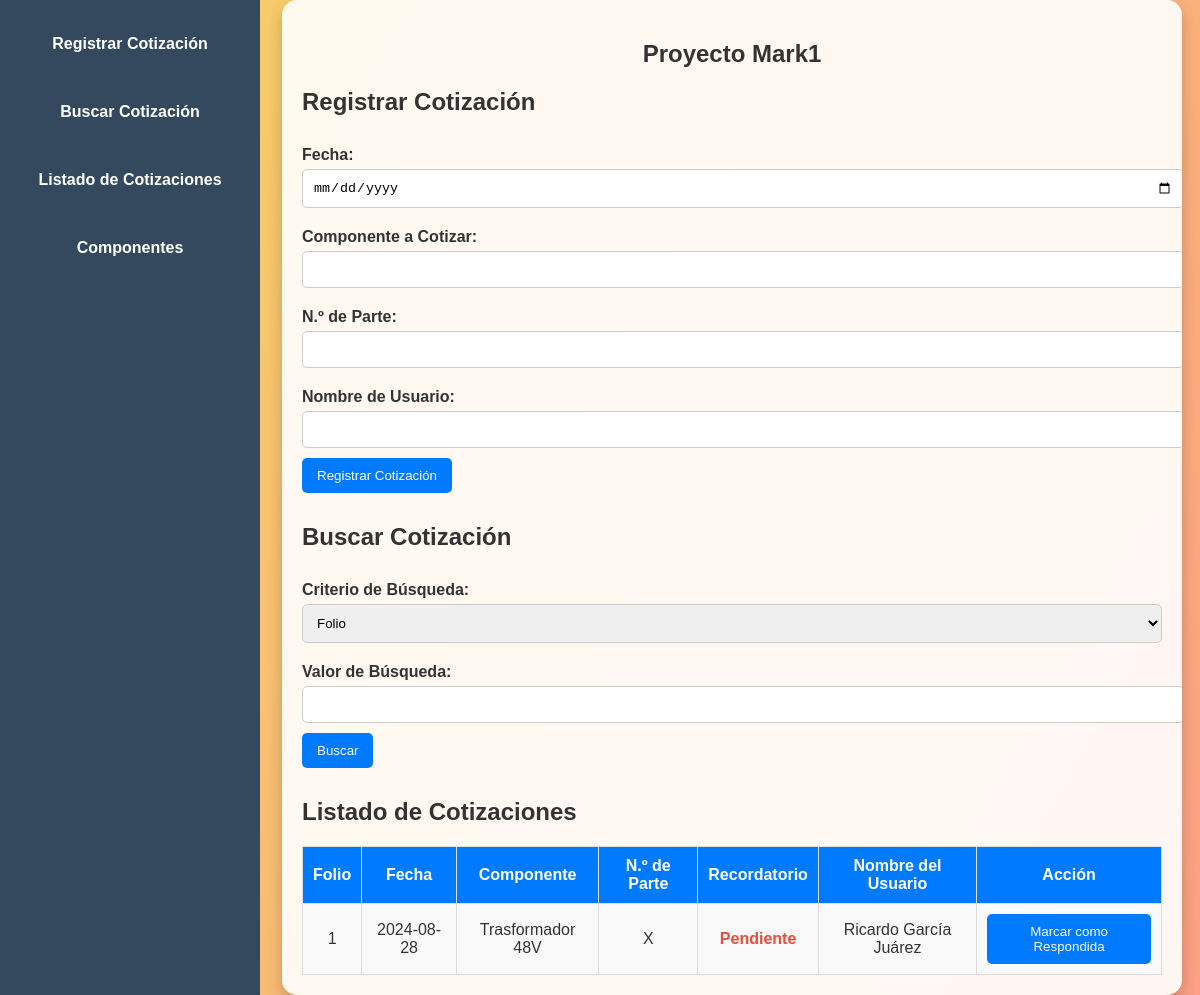
The page / (signed in) on the database as committed earlier.
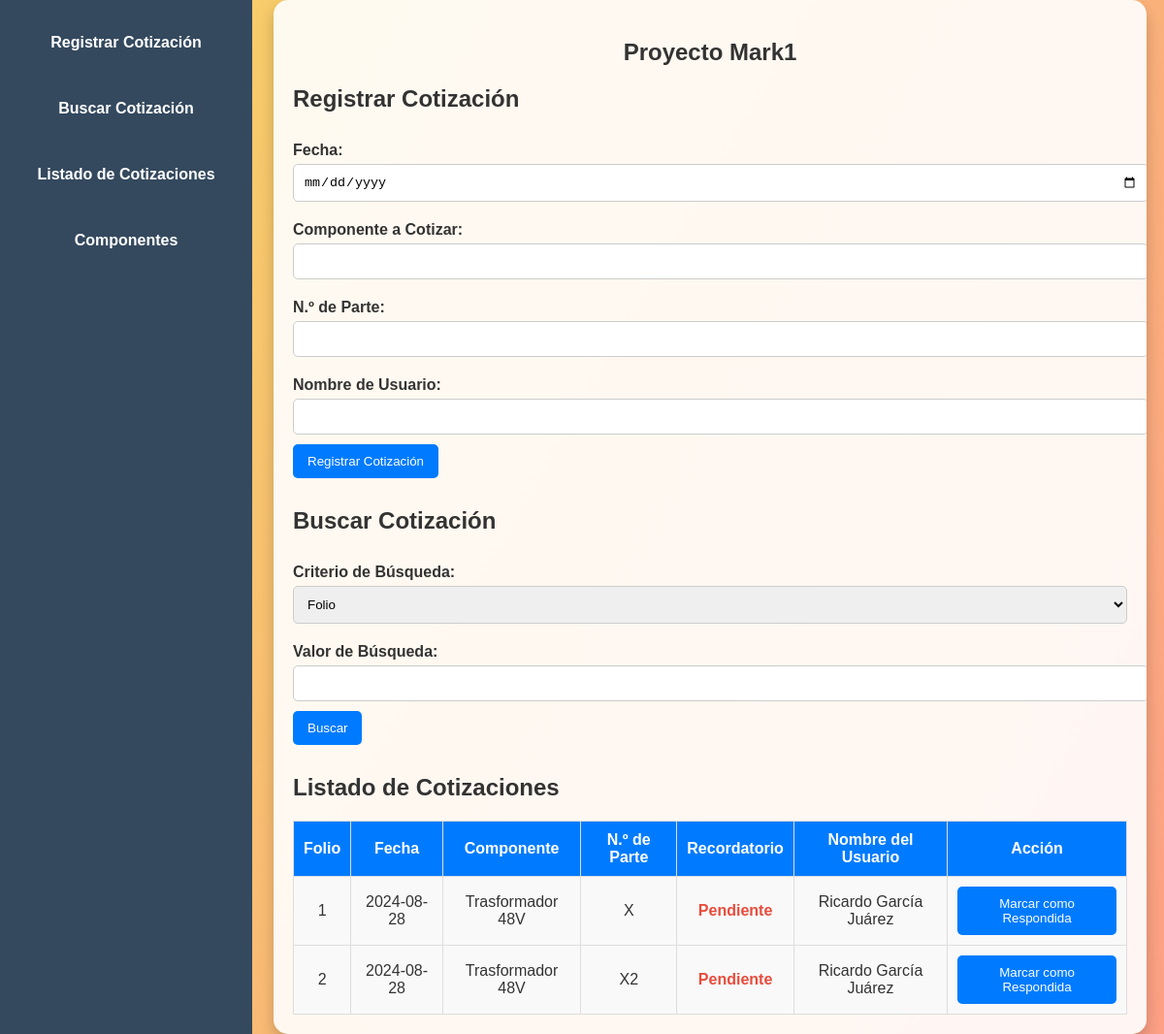
The same page on the database as committed later.
### app.py (models this page shows)
class Cotizacion(db.Model):
    id = db.Column(db.Integer, primary_key=True)
    fecha = db.Column(db.String(10), nullable=False)
    componente = db.Column(db.String(100), nullable=False)
    cotizacion = db.Column(db.String(100), nullable=False)
    recordatorio = db.Column(db.String(20), default='Pendiente')
    respondido = db.Column(db.Boolean, default=False)
    numero_serie = db.Column(db.String(50), nullable=False)
    mostrar_recordatorio = db.Column(db.Boolean, default=False)

### app.py (the view)
@app.route('/')
def index():
    if not session.get('logged_in'):
        return render_template('index.html')
    else:
        cotizaciones = Cotizacion.query.all()
        for cotizacion in cotizaciones:
            fecha_cotizacion = datetime.strptime(cotizacion.fecha, '%Y-%m-%d')
            diferencia_dias = (datetime.now() - fecha_cotizacion).days
            cotizacion.mostrar_recordatorio = diferencia_dias > 3 and not cotizacion.respondido
        return render_template('index.html', cotizaciones=cotizaciones)

### templates/index.html (shortened to what this page needs)
<!DOCTYPE html>
<html lang="es">
<head>
    <link rel="stylesheet" href="{{ url_for('static', filename='styles.css') }}">
</head>
<body>
    {% if not session.get('logged_in') %}
    <div class="content">
        <h2>Iniciar Sesión</h2>
        <form action="/login" method="POST">
            <label for="password">Contraseña:</label>
            <input type="password" id="password" name="password" required><br>
            <button type="submit">Ingresar</button>
        </form>
    </div>
    {% else %}
    <div class="menu-bar">
        <a href="#registro">Registrar Cotización</a>
        <a href="#buscar">Buscar Cotización</a>
        <a href="#listado">Listado de Cotizaciones</a>
        <a href="{{ url_for('componentes') }}">Componentes</a>
    </div>
    <div class="content">
        <section id="registro">
            <h1 style="text-align: center;">Proyecto Mark1</h1>
            <h2>Registrar Cotización</h2>
            <form action="/agregar" method="POST">
                <label for="fecha">Fecha:</label>
                <input type="date" id="fecha" name="fecha" required><br>
                <label for="componente">Componente a Cotizar:</label>
                <input type="text" id="componente" name="componente" required><br>
                <label for="cotizacion">N.º de Parte:</label>
                <input type="text" id="cotizacion" name="cotizacion" required><br>
                <label for="numero_serie">Nombre de Usuario:</label>
                <input type="text" id="numero_serie" name="numero_serie" required><br>
                <button type="submit">Registrar Cotización</button>
            </form>
        </section>
        <section id="buscar">
            <h2>Buscar Cotización</h2>
            <form action="/buscar" method="POST">
                <label for="criterio">Criterio de Búsqueda:</label>
                <select id="criterio" name="criterio">
                    <option value="folio">Folio</option>
                </select><br>
             <label for="valor">Valor de Búsqueda:</label>
                <input type="text" id="valor" name="valor" required><br>
                <button type="submit">Buscar</button>
            </form>
        </section>
        <section id="listado">
            <h2>Listado de Cotizaciones</h2>
            <div class="table-container">
                <table>
                    <thead>
                        <tr>
                            <th>Folio</th>
                            <th>Fecha</th>
                            <th>Componente</th>
                            <th>N.º de Parte</th>
                            <th>Recordatorio</th>
                            <th>Nombre del Usuario</th>
                            <th>Acción</th>
                        </tr>
                    </thead>
                    <tbody>
                        {% for cotizacion in cotizaciones %}
                        <tr>
                            <td>{{ cotizacion.id }}</td>
                            <td>{{ cotizacion.fecha }}</td>
                            <td>{{ cotizacion.componente }}</td>
                            <td>{{ cotizacion.cotizacion }}</td>
                            <td class="recordatorio">
                                {{ cotizacion.recordatorio }}
                            </td>
                            <td>{{ cotizacion.numero_serie }}</td>
                            <td>
                                {% if not cotizacion.respondido %}
                                <button onclick="openModal('{{ cotizacion.folio }}')">Marcar como Respondida</button>
                                {% endif %}
                            </td>
                        </tr>
                        {% endfor %}
                    </tbody>
                </table>
            </div>
        </section>
        </div>
        {% endif %}
</body>
</html>

### static/styles.css (style rules this page uses)
:root { --primary-color: #007bff; --secondary-color: #0056b3; --text-color: #333; --bg-color: hsl(45, 88%, 42%); }
body { font-family: Arial, sans-serif; background: linear-gradient(120deg, #f6d365 0%, #fda085 100%); color: #333; display: flex; flex-direction: column; align-items: center; justify-content: center; height: 100vh; margin: 0; padding: 0; position: relative; }
h1, h2 { color: var(--text-color); margin-bottom: 20px; }
form { margin-bottom: 30px; text-align: left; }
form label { font-weight: bold; margin-top: 10px; display: inline-block; }
form input, form select { width: 100%; padding: 10px; margin: 5px 0 10px; border-radius: 5px; border: 1px solid #ccc; }
button { background-color: var(--primary-color); color: white; padding: 10px 15px; border: none; border-radius: 5px; cursor: pointer; transition: background-color 0.3s; }
table { width: 100%; border-collapse: collapse; margin-top: 20px; }
table th, table td { padding: 10px; text-align: center; border: 1px solid #ddd; }
table th { background-color: var(--primary-color); color: white; }
table td { background-color: #f9f9f9; }
body::before { content: ""; position: absolute; top: 0; left: 0; width: 100%; height: 100%; background: url('https://path-to-your-background-image.jpg') no-repeat center center/cover; z-index: -1; opacity: 0.1; }
.menu-bar { background-color: #34495e; padding: 10px; width: 20%; height: 100%; display: flex; flex-direction: column; align-items: center; position: fixed; top: 0; left: 0; }
.menu-bar a { color: #fff; margin: 15px 0; text-decoration: none; font-weight: bold; padding: 10px; width: 100%; text-align: center; transition: background 0.3s; }
.content { margin-left: 22%; width: 75%; padding: 20px; box-sizing: border-box; background-color: rgba(255, 255, 255, 0.9); border-radius: 15px; box-shadow: 0 8px 16px rgba(0, 0, 0, 0.2); overflow-y: auto; }
.recordatorio { color: #e74c3c; font-weight: bold; }

Rows that differ between the two databases and show on the page:
added Cotizacion: id "2", fecha "2024-08-28", componente "Trasformador 48V", cotizacion "X2", recordatorio "Pendiente", numero_serie "Ricardo García Juárez"
